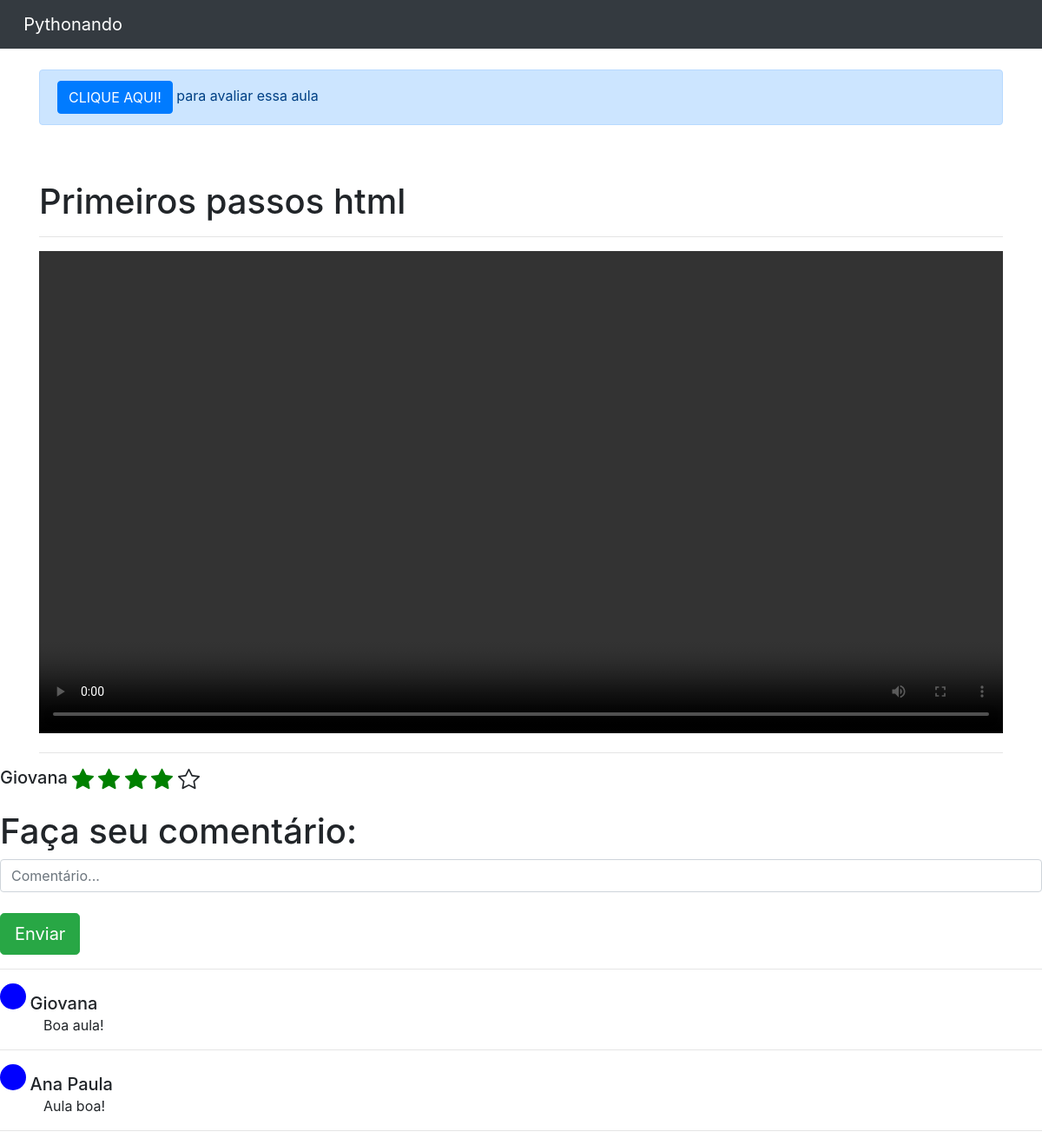
/home/aula/1 (signed in), run on an earlier commit of the app's database.
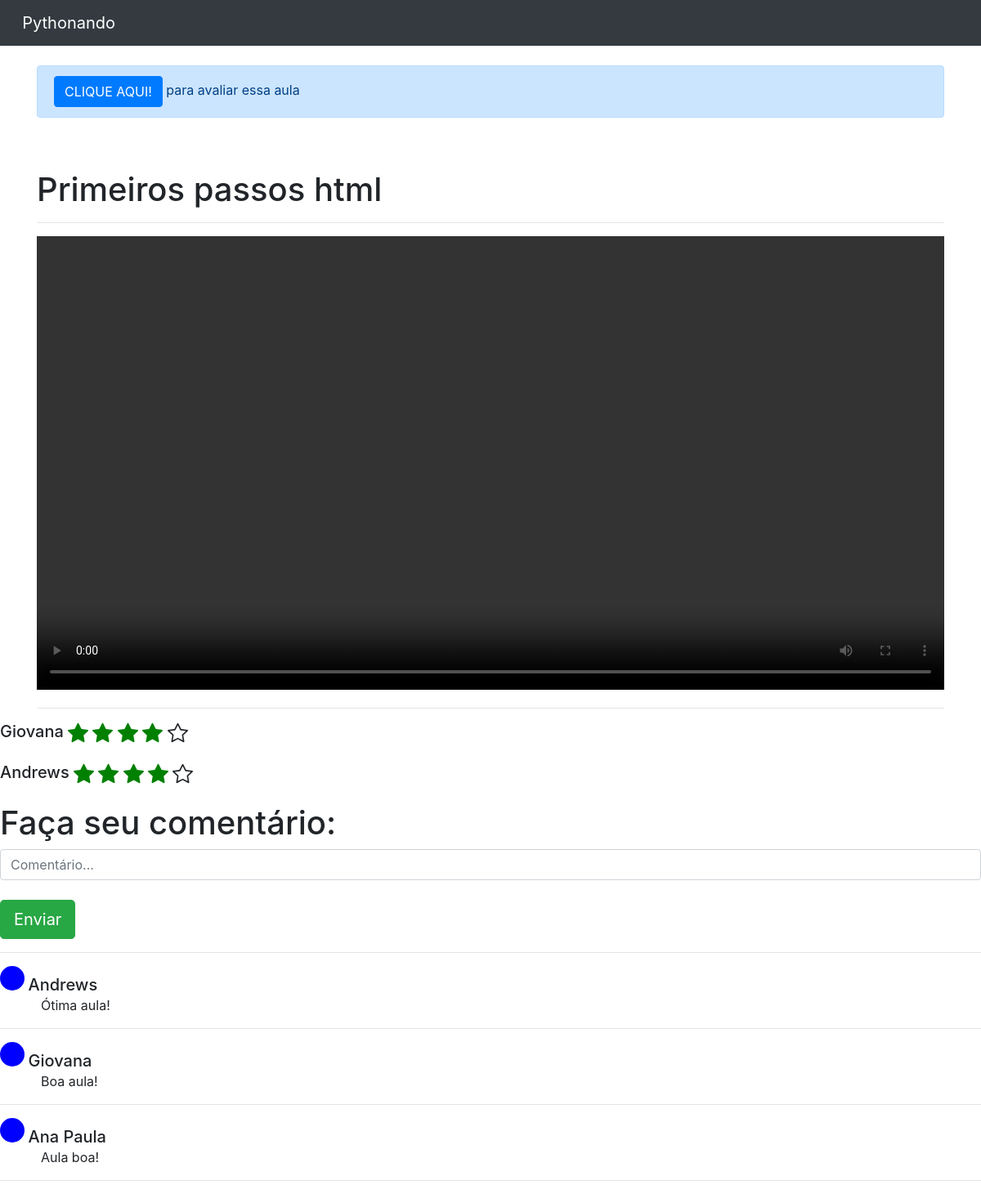
And on a later commit of the database.
### cursos/models.py (models this page shows, shortened)
class NotasAulas(models.Model):
    choices = (
        ('p', 'Péssimo'),
        ('r', 'Ruim'),
        ('re', 'Regular'),
        ('b', 'bom'),
        ('o', 'Ótimo')
    )
    aula = models.ForeignKey(Aulas, on_delete=models.DO_NOTHING)
    nota = models.CharField(max_length=50, choices=choices)
    usuario = models.ForeignKey(Usuario, on_delete=models.DO_NOTHING)
    class Meta:
        verbose_name = "Notas aula"
        verbose_name_plural = "Notas Aulas"

class Comentarios(models.Model):
    usuario = models.ForeignKey(Usuario, on_delete = models.DO_NOTHING)
    comentario = models.TextField()
    data = models.DateTimeField(default = datetime.now)
    aula = models.ForeignKey(Aulas, on_delete = models.DO_NOTHING)
    class Meta:
        verbose_name = "Comentario"
        verbose_name_plural = "Comentarios"

### usuarios/models.py (models this page shows)
class Usuario(models.Model):
    nome = models.CharField(max_length = 50)
    email = models.EmailField()
    senha = models.CharField(max_length = 64)
    def __str__(self) -> str:
        return self.nome
    class Meta:
        verbose_name = "Usuario"
        verbose_name_plural = "Usuarios"

### cursos/views.py (the view)
# urls.py: path('aula/<int:id>', views.aula, name = 'aula'),
def aula(request, id):
    if request.session.get('usuario'):
        aula = Aulas.objects.get(id = id)
        usuario_id = request.session['usuario']
        comentarios = Comentarios.objects.filter(aula = aula).order_by('-data')
        request_usuario = request.session.get('usuario')
        usuario_avaliou = NotasAulas.objects.filter(aula_id = id).filter(usuario_id = request_usuario)
        avaliacoes = NotasAulas.objects.filter(aula_id = id) #exibir todas as avaliacoes
        return render(request, 'aula.html', {'aula': aula,
                                            'usuario_id': usuario_id,
                                            'comentarios': comentarios,
                                            'request_usuario': request_usuario,
                                            'usuario_avaliou': usuario_avaliou,
                                            'avaliacoes': avaliacoes})
    else:
        return redirect('/auth/login/?status=2')

### cursos/templatestags/filtros.py (called while the page is built)
@register.filter
def return_list(value, arg):
    return [i for i in range(int(arg))]

### cursos/templates/aula.html (shortened to what this page needs)
{% extends 'base.html'%}
{% load filtros %}
{% block 'body' %}
<div class="container">
    {% if not usuario_avaliou %}
    <br>
        <div class="alert alert-primary" role="alert">
            <button type="button" class="btn btn-primary" data-toggle="modal" data-target="#exampleModal">
                CLIQUE AQUI!
            </button> para avaliar essa aula
        </div>
    {% endif %}
    <br>
    <br>
    <h1>{{aula.nome}}</h1>
    <hr>
    <video  width="100%" controls>
        <source src="{{aula.aula.url}}" type="video/mp4">
    </video>
    <hr>
    </div>
    <div id="avaliacoes">
        {% for i in avaliacoes%}
        <h5 style="display: inline;">
            {{i.usuario}}
        </h5>
        <br>
        <br>
        {% endfor %}
    </div>
    <h1>Faça seu comentário: </h1>
    <input id="comentario" type="text" placeholder="Comentário..." class="form-control">
    <br>
    <input onclick="envia_comentario()" type="button" value="Enviar" class="btn btn-success btn-lg">
    <hr>
    <div id="comentarios">
        {% for i in comentarios%}
        <div style="background-color: blue; width: 30px; height: 30px; border-radius: 15px; display: inline-block;"></div>
        <h5 style="display: inline;">{{i.usuario}}</h5>
        <p style="margin-left: 50px;">{{i.comentario}}</p>
        <hr>
        {% endfor %}
    </div>
{% endblock %}

What changed in the data, as far as the page shows it:
added NotasAulas: usuario "Andrews", nota "b" (drawn)
added Comentarios: usuario "Andrews", comentario "Ótima aula!"
